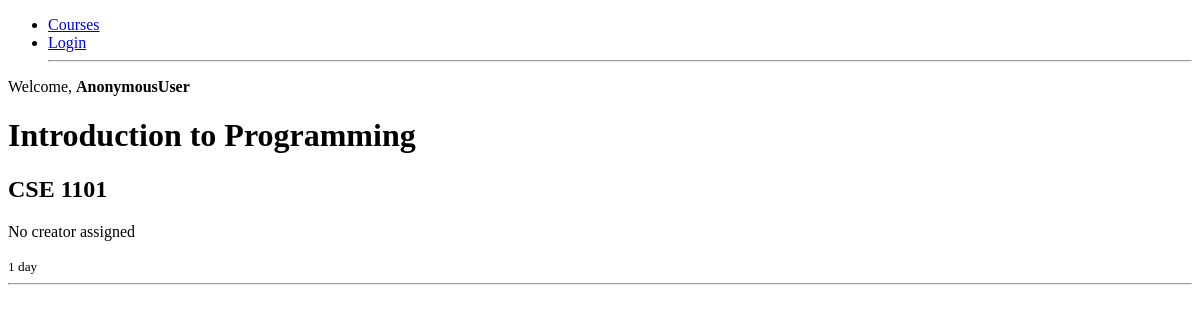
Page /courses/ on the earlier database version.
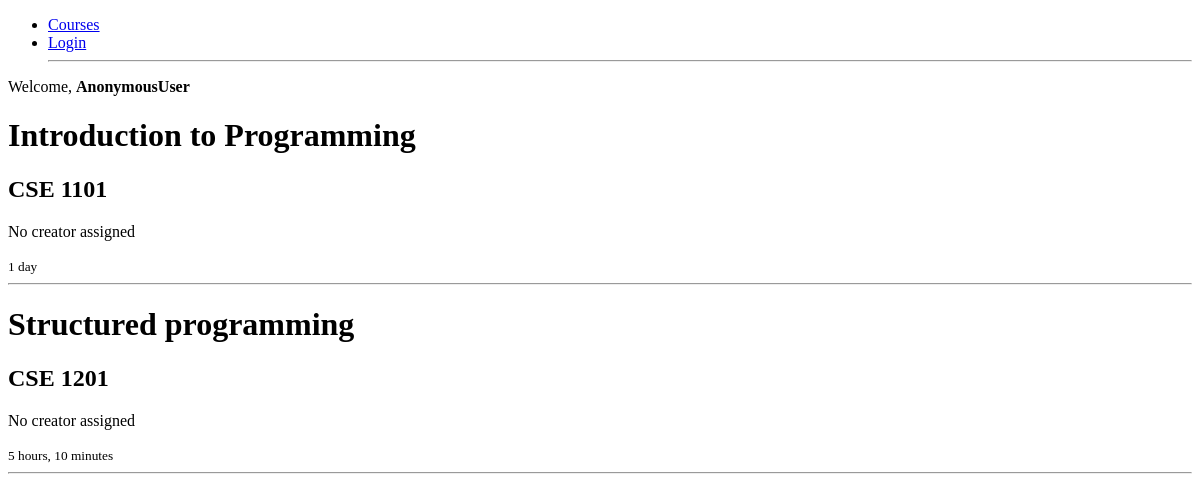
Same page on the later database version.
### base/models.py (models this page shows, shortened)
class Course(models.Model):
    creator = models.ForeignKey(User, on_delete=models.SET_NULL, null=True, related_name="courses_created")
    name = models.CharField(max_length=200)
    code = models.TextField(max_length=10)
    created = models.DateTimeField(auto_now_add=True)
    participants = models.ManyToManyField(User, blank=True, related_name="joined_courses")

### base/views.py (the view)
# urls.py: path('courses/',views.course_list, name="courses"),
def course_list(request):
    courses = Course.objects.all()
    return render(request, "base/course_list.html", {"courses": courses})

### base/templates/base/course_list.html
{% extends 'home.html' %}
{% block content %}
    {% for course in courses %}
        <h1>{{ course.name }}</h1>
        <h2>{{ course.code }}</h2>
        {% if course.creator %}
            <p>Created by: {{ course.creator.username }}</p>
        {% else %}
            <p>No creator assigned</p>
        {% endif %}
        <small>{{ course.created|timesince }}</small>
        <hr />
    {% endfor %}
{% endblock content %}

### templates/home.html (shortened to what this page needs)
<!DOCTYPE html>
<html lang="en">
<head>
</head>
<body>
    {% include 'navbar.html' %}
    {% block content %}
    {% endblock content%}
</body>
</html>

### templates/navbar.html (shortened to what this page needs)
<nav>
    <ul>
        <li><a href="{% url 'courses' %}">Courses</a></li>
        {% if user.is_authenticated %}
        <li><a href="{% url 'logout' %}">Logout</a></li>
        {% else %}
        <li><a href="{% url 'login' %}">Login</a></li>
        {% endif %}
        <hr />
    </ul>
    Welcome, <strong>{{request.user}}</strong>
</nav>

Differences in the rows shown:
added Course: name "Structured programming", code "CSE 1201", shows "No creator assigned", created "5 hours, 10 minutes"
